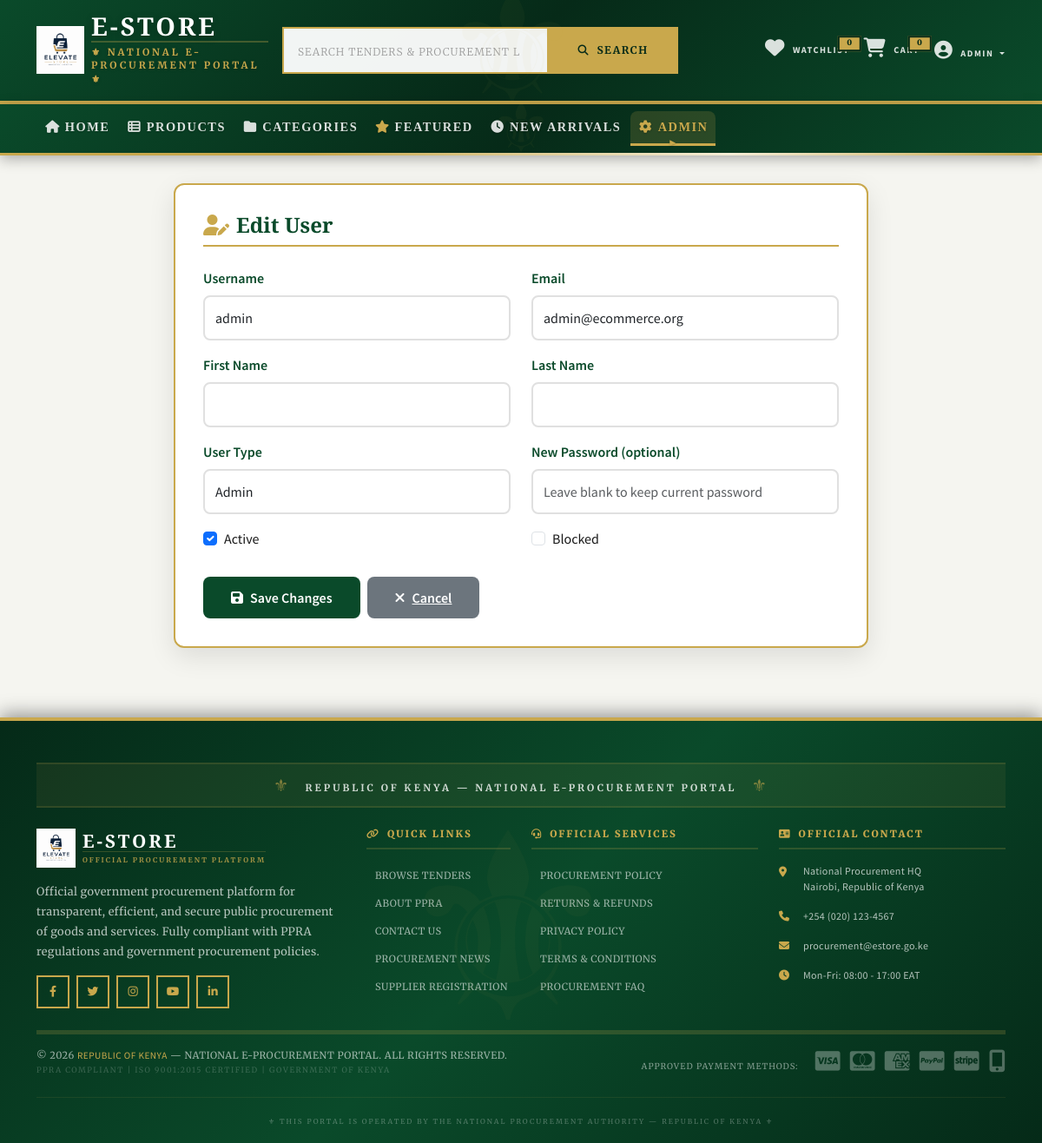
The page /dashboard/admin/users/1/edit/ (signed in) on the database its author committed.
### apps/accounts/models.py (models this page shows, shortened)
class User(AbstractUser):
    USER_TYPES = (
        ('customer', 'Customer'),
        ('vendor', 'Vendor'),
        ('admin', 'Admin'),
        ('moderator', 'Moderator'),
    )
    email = models.EmailField(unique=True)
    phone_number = models.CharField(
        max_length=15,
        validators=[RegexValidator(r'^\+?1?\d{9,15}$', 'Enter a valid phone number')],
        blank=True
    )
    user_type = models.CharField(max_length=20, choices=USER_TYPES, default='customer')
    profile_picture = models.ImageField(upload_to='users/profiles/', null=True, blank=True)
    bio = models.TextField(max_length=500, blank=True)
    address = models.TextField(blank=True)
    city = models.CharField(max_length=100, blank=True)
    state = models.CharField(max_length=100, blank=True)
    country = models.CharField(max_length=100, blank=True)
    postal_code = models.CharField(max_length=20, blank=True)
    is_email_verified = models.BooleanField(default=False)
    is_phone_verified = models.BooleanField(default=False)
    is_blocked = models.BooleanField(default=False)
    is_banned = models.BooleanField(default=False)
    last_login_ip = models.GenericIPAddressField(null=True, blank=True)
    created_at = models.DateTimeField(auto_now_add=True)
    updated_at = models.DateTimeField(auto_now=True)
    deleted_at = models.DateTimeField(null=True, blank=True)
    currency = models.CharField(max_length=3, default='KES')
    language = models.CharField(max_length=10, default='en')
    email_notifications = models.BooleanField(default=True)
    sms_notifications = models.BooleanField(default=False)
    store_name = models.CharField(max_length=200, blank=True)
    store_description = models.TextField(blank=True)
    store_logo = models.ImageField(upload_to='stores/logos/', null=True, blank=True)
    store_banner = models.ImageField(upload_to='stores/banners/', null=True, blank=True)
    is_store_active = models.BooleanField(default=False)
    business_license = models.CharField(max_length=100, blank=True)
    tax_id = models.CharField(max_length=100, blank=True)
    bank_account = models.CharField(max_length=100, blank=True)
    bank_name = models.CharField(max_length=100, blank=True)
    two_factor_enabled = models.BooleanField(default=False)
    device_tokens = models.JSONField(default=list, blank=True)
    failed_login_attempts = models.PositiveIntegerField(default=0)
    locked_until = models.DateTimeField(null=True, blank=True)
    verification_token = models.UUIDField(default=uuid.uuid4, editable=False, unique=True)
    reset_token = models.UUIDField(null=True, blank=True)
    reset_token_expires = models.DateTimeField(null=True, blank=True)
    groups = models.ManyToManyField(Group, related_name='custom_user_groups', blank=True)
    user_permissions = models.ManyToManyField(Permission, related_name='custom_user_permissions', blank=True)
    class Meta:
        ordering = ['-date_joined']
        indexes = [
            models.Index(fields=['email']),
            models.Index(fields=['username']),
            models.Index(fields=['phone_number']),
            models.Index(fields=['user_type']),
            models.Index(fields=['is_active', 'is_blocked']),
        ]
    @property
    def full_name(self):
        return f"{self.first_name} {self.last_name}".strip() or self.username
    @property
    def is_vendor(self):
        return self.user_type == 'vendor'

### apps/dashboard/views.py (the view, shortened to what this page needs)
# urls.py: path('admin/users/<int:user_id>/edit/', views.admin_users_edit, name='admin_users_edit'),
@login_required
@user_passes_test(is_admin)
def admin_users_edit(request, user_id):
    user = get_object_or_404(User, id=user_id)
    return render(request, 'dashboard/admin/users_edit.html', {'edit_user': user})

### apps/dashboard/templates/dashboard/admin/users_edit.html (shortened to what this page needs)
{% extends 'base.html' %}
{% load static %}
{% block content %}
<div class="container">
    <div class="edit-container">
        <div class="edit-card">
            <h4 class="card-title"><i class="fas fa-user-edit me-2" style="color: #c9a84c;"></i>Edit User</h4>
            <form method="POST">
                <div class="row">
                    <div class="col-md-6">
                        <div class="mb-3">
                            <label class="form-label">Username</label>
                            <input type="text" name="username" class="form-control" value="{{ edit_user.username }}" required>
                        </div>
                    </div>
                    <div class="col-md-6">
                        <div class="mb-3">
                            <label class="form-label">Email</label>
                            <input type="email" name="email" class="form-control" value="{{ edit_user.email }}" required>
                        </div>
                    </div>
                </div>
                <div class="row">
                    <div class="col-md-6">
                        <div class="mb-3">
                            <label class="form-label">First Name</label>
                            <input type="text" name="first_name" class="form-control" value="{{ edit_user.first_name }}">
                        </div>
                    </div>
                    <div class="col-md-6">
                        <div class="mb-3">
                            <label class="form-label">Last Name</label>
                            <input type="text" name="last_name" class="form-control" value="{{ edit_user.last_name }}">
                        </div>
                    </div>
                </div>
                <div class="row">
                    <div class="col-md-6">
                        <div class="mb-3">
                            <label class="form-label">User Type</label>
                            <select name="user_type" class="form-control">
                                <option value="admin" {% if edit_user.user_type == 'admin' %}selected{% endif %}>Admin</option>
                            </select>
                        </div>
                    </div>
                    <div class="col-md-6">
                        <div class="mb-3">
                            <label class="form-label">New Password (optional)</label>
                            <input type="password" name="password" class="form-control" placeholder="Leave blank to keep current password">
                        </div>
                    </div>
                </div>
                <div class="row">
                    <div class="col-md-6">
                        <div class="mb-3">
                            <div class="form-check">
                                <input type="checkbox" name="is_active" class="form-check-input" {% if edit_user.is_active %}checked{% endif %}>
                                <label class="form-check-label">Active</label>
                            </div>
                        </div>
                    </div>
                    <div class="col-md-6">
                        <div class="mb-3">
                            <div class="form-check">
                                <input type="checkbox" name="is_blocked" class="form-check-input" {% if edit_user.is_blocked %}checked{% endif %}>
                                <label class="form-check-label">Blocked</label>
                            </div>
                        </div>
                    </div>
                </div>
                <div class="d-flex gap-2 mt-3">
                    <button type="submit" class="btn-save">
                        <i class="fas fa-save me-2"></i>Save Changes
                    </button>
                    <a href="{% url 'dashboard:admin_users' %}" class="btn-cancel">
                        <i class="fas fa-times me-2"></i>Cancel
                    </a>
                </div>
            </form>
        </div>
    </div>
</div>
{% endblock %}

### templates/includes/header.html (shortened to what this page needs)
{% load static %}
<header class="header bg-primary-green text-white border-bottom border-gold">
    <div class="container py-3">
        <div class="row align-items-center g-3">
            <div class="col-md-3 col-6">
                <a href="{% url 'products:home' %}" class="text-decoration-none d-flex align-items-center">
                    <img src="{% static 'images/ecommerce.png' %}" alt="National E-Procurement Portal Logo" height="55" class="me-2">
                    <div>
                        <h1 class="mb-0 text-white fw-bold gov-title" style="font-family: 'Playfair Display', serif; text-transform: uppercase; letter-spacing: 3px; font-size: 1.8rem; line-height: 1;">
                            E-STORE
                        </h1>
                        <div class="gov-subtitle-wrapper mt-1">
                            <span class="text-gold gov-subtitle" style="font-family: 'Merriweather', serif; font-size: 0.7rem; letter-spacing: 3px; text-transform: uppercase; font-weight: 700; display: block; border-top: 2px solid rgba(201, 168, 76, 0.3); padding-top: 3px;">
                                ⚜ NATIONAL E-PROCUREMENT PORTAL ⚜
                            </span>
                        </div>
                    </div>
                </a>
            </div>
            <div class="col-md-5 d-none d-md-block">
                <form action="{% url 'products:search' %}" method="get" class="d-flex">
                    <input type="search" name="q" class="form-control form-control-lg gov-search"
                           style="border-radius: 0; border: 2px solid var(--gov-gold); background: rgba(255,255,255,0.95); font-family: 'Merriweather', serif; font-weight: 400; letter-spacing: 0.5px;"
                           placeholder="SEARCH TENDERS & PROCUREMENT LISTINGS..." value="{{ request.GET.q }}">
                    <button type="submit" class="btn gov-search-btn"
                            style="background: var(--gov-gold); color: var(--gov-green-dark); border-radius: 0; border: 2px solid var(--gov-gold); font-weight: 700; font-family: 'Merriweather', serif; text-transform: uppercase; letter-spacing: 1px; padding: 0 1.5rem;">
                        <i class="fas fa-search me-1"></i> SEARCH
                    </button>
                </form>
            </div>
            <div class="col-md-4 col-6">
                <div class="d-flex justify-content-end align-items-center gap-3">
                    <a href="{% url 'wishlist:view' %}" class="text-white position-relative gov-action-link" style="text-decoration: none; font-family: 'Merriweather', serif; font-weight: 700; text-transform: uppercase; font-size: 0.65rem; letter-spacing: 1px;">
                        <i class="fas fa-heart fa-lg"></i>
                        <span class="position-absolute top-0 start-100 translate-middle badge rounded-pill gov-badge"
                              style="background: var(--gov-gold); color: var(--gov-green-dark); font-weight: 900; font-family: 'Merriweather', serif; font-size: 0.55rem; border: 2px solid var(--gov-green-dark);">
                            {{ wishlist_count|default:0 }}
                        </span>
                        <span class="d-none d-md-inline ms-1">WATCHLIST</span>
                    </a>
                    <a href="{% url 'cart:view' %}" class="text-white position-relative gov-action-link" style="text-decoration: none; font-family: 'Merriweather', serif; font-weight: 700; text-transform: uppercase; font-size: 0.65rem; letter-spacing: 1px;">
                        <i class="fas fa-shopping-cart fa-lg"></i>
                        <span class="position-absolute top-0 start-100 translate-middle badge rounded-pill gov-badge"
                              style="background: var(--gov-gold); color: var(--gov-green-dark); font-weight: 900; font-family: 'Merriweather', serif; font-size: 0.55rem; border: 2px solid var(--gov-green-dark);">
                            {{ cart_total_items|default:0 }}
                        </span>
                        <span class="d-none d-md-inline ms-1">CART</span>
                    </a>
                    {% if user.is_authenticated %}
                        <div class="dropdown">
                            <button class="btn btn-link text-white dropdown-toggle p-0 gov-user-btn" data-bs-toggle="dropdown"
                                    style="text-decoration: none; font-family: 'Merriweather', serif; font-weight: 700; text-transform: uppercase; font-size: 0.65rem; letter-spacing: 1px;">
                                <i class="fas fa-user-circle fa-2x me-1"></i>
                                <span class="d-none d-md-inline">{{ user.full_name|truncatechars:12 }}</span>
                            </button>
                        </div>
                    {% endif %}
                </div>
            </div>
        </div>
    </div>
</header>

### rows shown on the page
User: full_name "ADMIN", username "admin", email "admin@ecommerce.org", user_type "Admin", is_active "☑"

### other values the page prints
{{ wishlist_count|default:0 }} "0"
{{ cart_total_items|default:0 }} "0"
